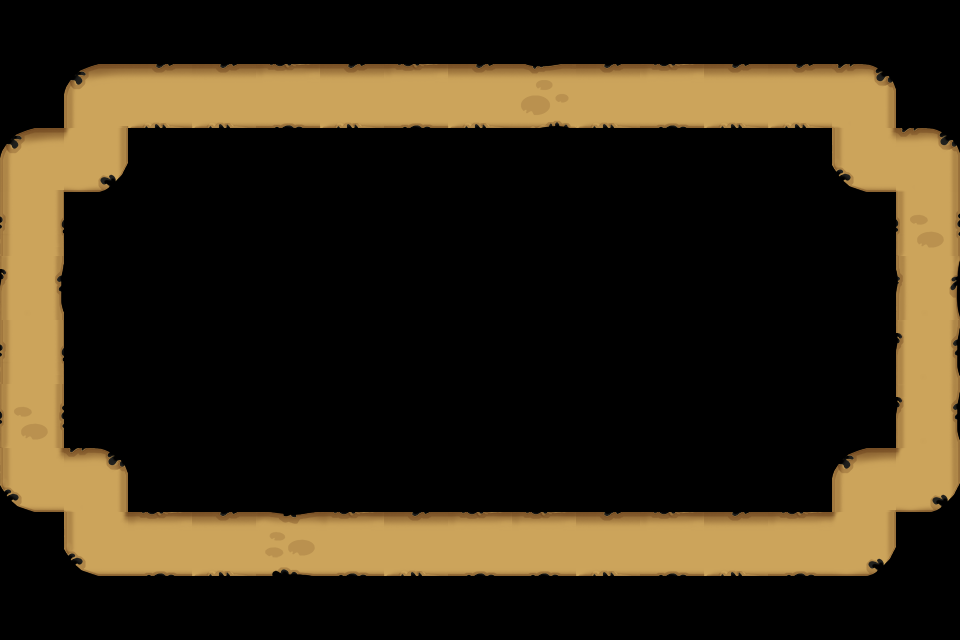

Rendered tile map (Tiled .tmx) drawn with the repository's tilesets; below, a short description and the map source with its tile grids summarised:
An orthogonal 15x10 tile map with 64x64 px tiles, 1 tile layer (Road_Forrest) and 85 objects.

<map version="1.0" orientation="orthogonal" width="15" height="10" tilewidth="64" tileheight="64">
 <tileset firstgid="1" name="Road_Forrest" tilewidth="64" tileheight="64">
  <image source="Road_Forrest.png" width="320" height="256" />
 </tileset>
 <layer name="Road_Forrest" width="15" height="10">
  <data>[150 cells, 42 non-empty, 12 distinct tile ids]</data>
 </layer>
 <objectgroup color="#81aa96" name="path" width="15" height="10">
  <object x="483" y="103" />
  <object x="849" y="105" />
  <object x="867" y="165" />
  <object x="927" y="159" />
  <object x="925" y="469" />
  <object x="857" y="473" />
  <object x="857" y="539" />
  <object x="93" y="545" />
  <object x="83" y="485" />
  <object x="31" y="473" />
  <object x="41" y="163" />
  <object x="91" y="155" />
  <object x="91" y="105" />
  <object x="469" y="103" />
 </objectgroup>
 <objectgroup name="path" width="15" height="10">
  <object x="475" y="97" />
  <object x="97" y="101" />
  <object x="87" y="161" />
  <object x="35" y="167" />
  <object x="23" y="479" />
  <object x="85" y="481" />
  <object x="105" y="533" />
  <object x="861" y="545" />
  <object x="859" y="473" />
  <object x="931" y="471" />
  <object x="921" y="163" />
  <object x="869" y="167" />
  <object x="855" y="111" />
  <object x="477" y="99" />
 </objectgroup>
 <objectgroup color="#0a0a0b" name="blocked" width="15" height="10" />
 <objectgroup color="#55ff00" name="item" width="15" height="10">
  <properties>
   <property name="id" value="20002" />
   <property name="sizeH" value="1" />
   <property name="sizeW" value="1" />
  </properties>
  <object x="873" y="221" />
  </objectgroup>
 <objectgroup color="#55ff00" name="item" width="15" height="10">
  <properties>
   <property name="id" value="20003" />
   <property name="sizeH" value="1" />
   <property name="sizeW" value="1" />
  </properties>
  <!-- 13 objects omitted --></objectgroup>
 <objectgroup color="#55ff00" name="item" width="15" height="10">
  <properties>
   <property name="id" value="20004" />
   <property name="sizeH" value="1" />
   <property name="sizeW" value="1" />
  </properties>
  <!-- 5 objects omitted --></objectgroup>
 <objectgroup color="#00ff00" name="item" width="15" height="10">
  <properties>
   <property name="id" value="20005" />
   <property name="sizeH" value="1" />
   <property name="sizeW" value="1" />
  </properties>
  <!-- 3 objects omitted --></objectgroup>
 <objectgroup color="#005500" name="item" width="15" height="10">
  <properties>
   <property name="id" value="20001" />
   <property name="sizeH" value="2" />
   <property name="sizeW" value="1" />
  </properties>
  <!-- 4 objects omitted --></objectgroup>
 <objectgroup color="#00ffaa" name="item" width="15" height="10">
  <properties>
   <property name="id" value="20006" />
   <property name="sizeH" value="1" />
   <property name="sizeW" value="2" />
  </properties>
  <!-- 5 objects omitted --></objectgroup>
 <objectgroup color="#5500ff" name="item" width="15" height="10">
  <properties>
   <property name="id" value="20008" />
   <property name="sizeH" value="1" />
   <property name="sizeW" value="1" />
  </properties>
  <!-- 2 objects omitted --></objectgroup>
 <objectgroup color="#aaffff" name="item" width="15" height="10">
  <properties>
   <property name="id" value="20009" />
   <property name="sizeH" value="2" />
   <property name="sizeW" value="2" />
  </properties>
 </objectgroup>
 <objectgroup color="#ffaa00" name="item" width="15" height="10">
  <properties>
   <property name="id" value="20010" />
   <property name="sizeH" value="2" />
   <property name="sizeW" value="2" />
  </properties>
  <!-- 1 objects omitted --></objectgroup>
 <objectgroup color="#000000" name="tower" width="15" height="10">
  <properties>
   <property name="id" value="41001" />
   <property name="sizeH" value="2" />
   <property name="sizeW" value="2" />
  </properties>
  <!-- 2 objects omitted --></objectgroup>
 <objectgroup color="#000000" name="tower" width="15" height="10">
  <properties>
   <property name="id" value="41002" />
   <property name="sizeH" value="2" />
   <property name="sizeW" value="2" />
  </properties>
 </objectgroup>
 <objectgroup color="#000000" name="tower" width="15" height="10">
  <properties>
   <property name="id" value="41003" />
   <property name="sizeH" value="2" />
   <property name="sizeW" value="2" />
  </properties>
 </objectgroup>
 <objectgroup color="#000000" name="teemo" width="15" height="10">
  <properties>
   <property name="id" value="1" />
   <property name="sizeH" value="2" />
   <property name="sizeW" value="2" />
  </properties>
  <!-- 1 objects omitted --></objectgroup>
 <objectgroup color="#000000" name="random" width="15" height="10">
  <properties>
   <property name="sizeH" value="2" />
   <property name="sizeW" value="2" />
  </properties>
 </objectgroup>
 <objectgroup color="#ff0000" name="item" width="15" height="10">
  <properties>
   <property name="id" value="90001" />
   <property name="sizeH" value="1" />
   <property name="sizeW" value="1" />
  </properties>
 </objectgroup>
 <objectgroup color="#00b5ec" name="item" width="15" height="10">
  <properties>
   <property name="id" value="90002" />
   <property name="sizeH" value="1" />
   <property name="sizeW" value="1" />
  </properties>
  <!-- 2 objects omitted --></objectgroup>
 <objectgroup color="#ffff00" name="item" width="15" height="10">
  <properties>
   <property name="id" value="90003" />
   <property name="sizeH" value="1" />
   <property name="sizeW" value="1" />
  </properties>
 </objectgroup>
 <objectgroup color="#ff5500" name="item" width="15" height="10">
  <properties>
   <property name="id" value="90004" />
   <property name="sizeH" value="1" />
   <property name="sizeW" value="1" />
  </properties>
 </objectgroup>
 <objectgroup color="#00aa7f" name="item" width="15" height="10">
  <properties>
   <property name="id" value="90005" />
   <property name="sizeH" value="2" />
   <property name="sizeW" value="2" />
  </properties>
  <!-- 1 objects omitted --></objectgroup>
 <objectgroup color="#ffff00" name="item" width="15" height="10">
  <properties>
   <property name="id" value="90006" />
   <property name="sizeH" value="1" />
   <property name="sizeW" value="1" />
  </properties>
  <!-- 4 objects omitted --></objectgroup>
 <objectgroup color="#04ecd9" name="item" width="15" height="10">
  <properties>
   <property name="id" value="90007" />
   <property name="sizeH" value="2" />
   <property name="sizeW" value="2" />
  </properties>
  <!-- 1 objects omitted --></objectgroup>
 <objectgroup color="#ff007f" name="bomb" width="15" height="10">
  <properties>
   <property name="damage" value="10000" />
   <property name="id" value="90008" />
   <property name="range" value="128" />
   <property name="sizeH" value="1" />
   <property name="sizeW" value="1" />
  </properties>
 </objectgroup>
 <objectgroup color="#ff007f" name="bomb" width="15" height="10">
  <properties>
   <property name="damage" value="10000" />
   <property name="id" value="90009" />
   <property name="range" value="128" />
   <property name="sizeH" value="1" />
   <property name="sizeW" value="1" />
  </properties>
 </objectgroup>
 <objectgroup color="#ff007f" name="bomb" width="15" height="10">
  <properties>
   <property name="damage" value="10000" />
   <property name="id" value="90010" />
   <property name="range" value="192" />
   <property name="sizeH" value="1" />
   <property name="sizeW" value="1" />
  </properties>
 </objectgroup>
 <objectgroup color="#ff0000" name="hero" width="15" height="10">
  <properties>
   <property name="id" value="40041" />
  </properties>
  <!-- 4 objects omitted --></objectgroup>
 <objectgroup color="#55ffff" name="hero" width="15" height="10">
  <properties>
   <property name="id" value="40071" />
  </properties>
  <!-- 4 objects omitted --></objectgroup>
</map>
<!-- 56 of 85 objects omitted -->
